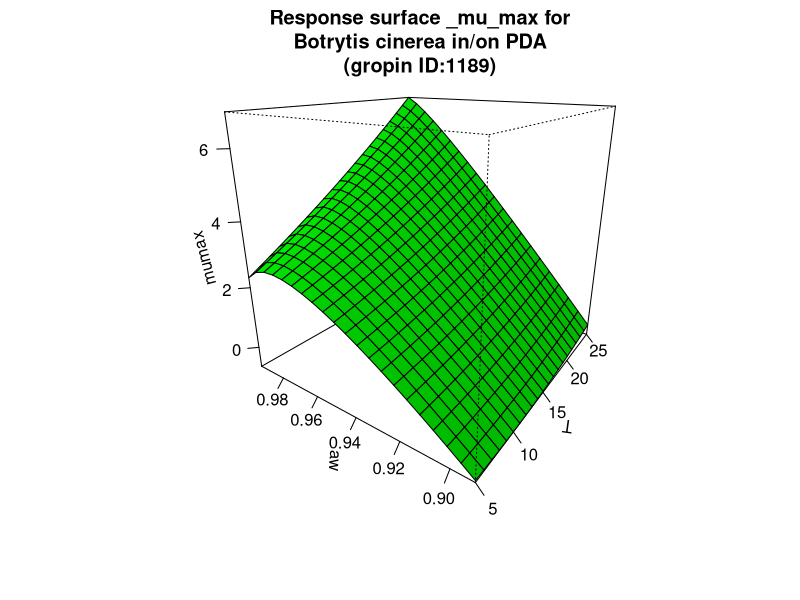

Source code (R):
#############################
# start of Parameter script
#############################
T <- seq(4.995004995005,25.025,length.out=21)
aw <- seq(0.89089,0.994005994005994,length.out=21)
#############################
# end of Parameter script
#############################
############################# 
# start of Model script Gropin ID 1189 
#############################
 
# constant coefficients for this model
 
variables <- data.frame(T,aw)
argumentsPar <- unique.data.frame(expand.grid(variables))
 
# heart of the model
response_surface <- function(T,aw) {
   mumax <-(-0.417+(30.548)* sqrt(1-aw)-92.980*( sqrt(1-aw)* sqrt(1-aw))+0.242*T+0.0018*T*T-0.849* sqrt(1-aw)*T)

	return(mumax=mumax)
} 

# output parameters
responseSurface <- cbind(argumentsPar,response_surface(argumentsPar['T'],argumentsPar['aw']))
colnames(responseSurface) <- c(colnames(argumentsPar),'mumax')
#############################
# End of Model script
#############################
############################# 
# start of Visualisation script Gropin ID 1189 
#############################
titleText <-'Response surface _mu_max for
Botrytis cinerea in/on PDA
(gropin ID:1189)'
persp(T,aw,matrix(unlist(responseSurface$'mumax'),nrow=21),col = 'green',xlab='T',ylab='aw',zlab='mumax',main=titleText,theta=305,phi=20,shade=0.25,ticktype = 'detailed')
#############################
# End of Visualisation script
#############################
